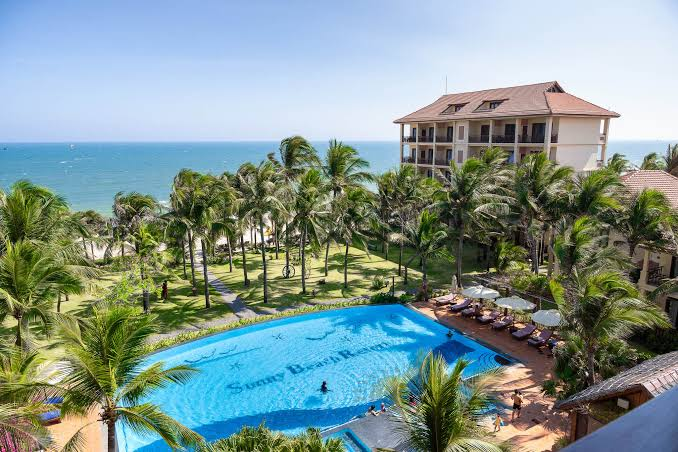
#> input picture assets/hotel_photos_raw/image2.jpg, 678 x 452 px; its folder holds 4 pictures in this run
$ python prepare_photos.py
#> lines starting #> are read from the running program, lines starting #| are printed output that depends on the picture
# -*- coding: utf-8 -*-
"""
Chuan hoa anh minh hoa khach san do NGUOI DUNG tu tai ve (khong tai ho, chi xu ly).

Cach dung:
    1) Dat cac file anh goc (bat ky kich thuoc/dinh dang jpg, jpeg, png, webp)
       vao thu muc assets/hotel_photos_raw/
    2) Chay:  python prepare_photos.py
    3) Script se:
         - Resize + nen lai tung anh (khong can anh dung kich thuoc san)
         - Doi ten gon: beach_01.jpg, beach_02.jpg, ...
         - Luu vao assets/hotel_photos/
         - Tu dong cap nhat cot Ten_file trong assets/hotel_photos/photos.xlsx
           (giu nguyen Nguon_anh / Ghi_chu ban da dien tu truoc, neu co)

YEU CAU ANH DAU VAO (de bam khi tu chuan bi):
    - Dinh dang : JPG, JPEG, PNG hoac WEBP
    - Kich thuoc : khong quan trong — script tu resize/crop vuong, khuyen nghi
                   canh ngan >= 500px de anh khong bi mo sau khi resize
    - Dung luong : moi anh nen duoi ~5MB truoc khi xu ly (de script chay nhanh)
    - So luong   : bao nhieu cung duoc, khong bat buoc dung 30 anh
"""
import os
import sys

RAW_DIR = os.path.join(os.path.dirname(os.path.abspath(__file__)), "assets", "hotel_photos_raw")
OUT_DIR = os.path.join(os.path.dirname(os.path.abspath(__file__)), "assets", "hotel_photos")
XLSX_PATH = os.path.join(OUT_DIR, "photos.xlsx")

TARGET_SIZE = 640          # anh vuong 640x640 — du net cho the nho, nhe cho web
JPEG_QUALITY = 82
VALID_EXT = (".jpg", ".jpeg", ".png", ".webp")


def log(m):
    print(m, flush=True)


def resize_and_crop_square(im, size):
    """Cat vuong chinh giua roi resize — dung ImageOps.fit de khong bi meo anh."""
    from PIL import ImageOps
    return ImageOps.fit(im, (size, size), method=3)  # 3 = Image.LANCZOS


def process_images():
    from PIL import Image

    if not os.path.isdir(RAW_DIR):
        os.makedirs(RAW_DIR, exist_ok=True)
        sys.exit(
            f"[LOI] Chua co thu muc {RAW_DIR}\n"
            f"      Da tu tao thu muc nay giup ban — hay bo anh goc vao do roi chay lai script."
        )

    files = sorted(
        f for f in os.listdir(RAW_DIR)
        if f.lower().endswith(VALID_EXT) and not f.startswith(".")
    )
    if not files:
        sys.exit(f"[LOI] Khong tim thay anh nao trong {RAW_DIR} (dinh dang: {VALID_EXT})")

    os.makedirs(OUT_DIR, exist_ok=True)
    saved_names = []
    for i, fname in enumerate(files, start=1):
        src_path = os.path.join(RAW_DIR, fname)
        try:
            im = Image.open(src_path).convert("RGB")
#> im is the input picture: PIL image 678x452 RGB; mean R, G, B 129.8, 150.2, 146.7
        except Exception as exc:
            log(f"[bo qua] {fname}: khong doc duoc anh ({exc})")
            continue

        im2 = resize_and_crop_square(im, TARGET_SIZE)
#> in resize_and_crop_square, `return ImageOps.fit(im, (size, size), method=3)`:
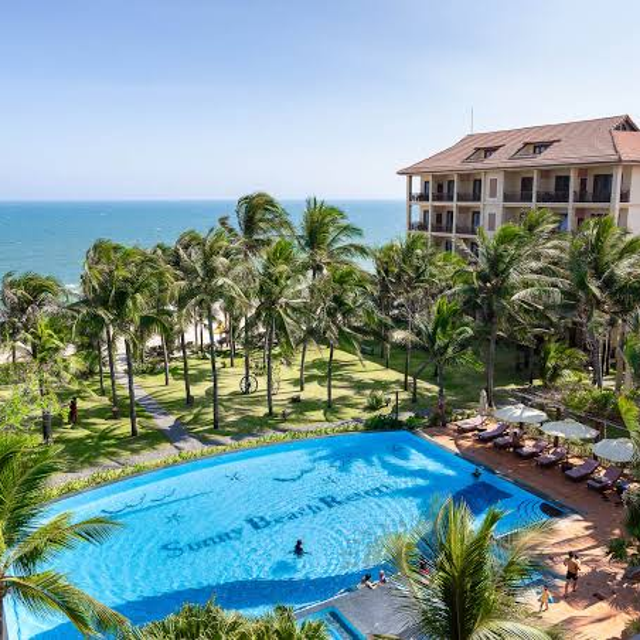
#> returned value: PIL image 640x640 RGB; mean R, G, B 126, 151.7, 151.5
        out_name = f"beach_{i:02d}.jpg"
        out_path = os.path.join(OUT_DIR, out_name)
        im2.save(out_path, "JPEG", quality=JPEG_QUALITY, optimize=True)
        size_kb = round(os.path.getsize(out_path) / 1024, 1)
        log(f"[anh] {fname}  ->  {out_name}  ({TARGET_SIZE}x{TARGET_SIZE}, {size_kb} KB)")
        saved_names.append(out_name)
#> pass 2 of the loop in process_images, `for i, fname in enumerate(files, start=1):`:
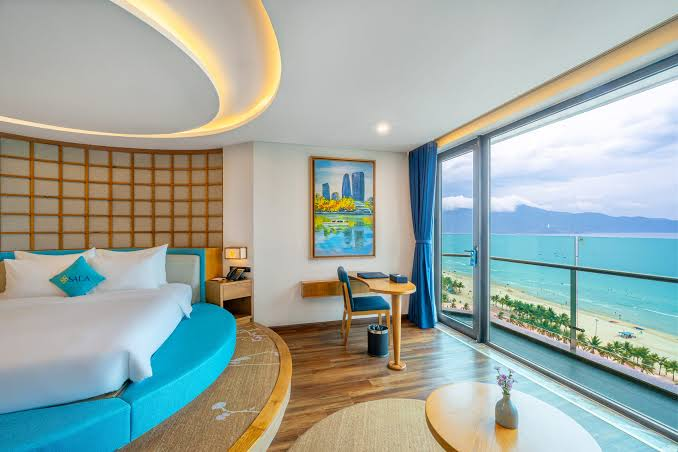
#> input picture assets/hotel_photos_raw/images.jpg, 678 x 452 px
#> in process_images, im is the input picture: PIL image 678x452 RGB; mean R, G, B 158.7, 170.1, 163.7
#> in resize_and_crop_square (call 2), `return ImageOps.fit(im, (size, size), method=3)`:
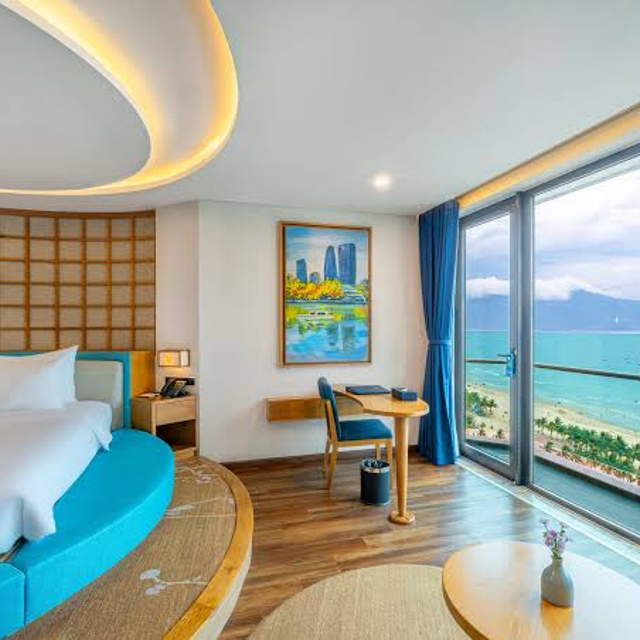
#> returned value: PIL image 640x640 RGB; mean R, G, B 161, 167.8, 157.7
#> pass 3 of the loop in process_images, `for i, fname in enumerate(files, start=1):`:
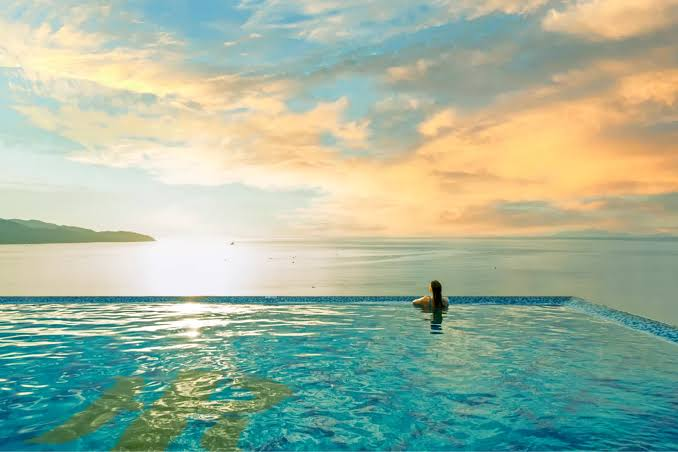
#> input picture assets/hotel_photos_raw/images1.jpg, 678 x 452 px
#> in process_images, im is the input picture: PIL image 678x452 RGB; mean R, G, B 160.7, 180.7, 158.6
#> in resize_and_crop_square (call 3), `return ImageOps.fit(im, (size, size), method=3)`:
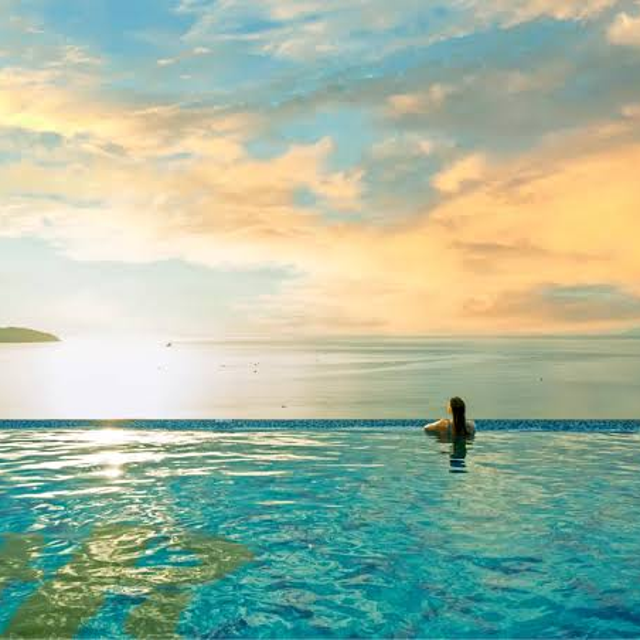
#> returned value: PIL image 640x640 RGB; mean R, G, B 162.8, 183.4, 161.6
#> the loop made 4 passes; the first 3 are shown

    return saved_names


def update_excel(saved_names):
    import openpyxl
    from openpyxl.styles import Font, PatternFill, Alignment, Border, Side
    from openpyxl.utils import get_column_letter

    FONT_NAME = "Arial"
    HEADER_ROW = 8

    # Doc lai Nguon_anh / Ghi_chu cu (theo ten file) neu file xlsx da co san, de khong mat du lieu ban da dien
    old_notes = {}
    if os.path.exists(XLSX_PATH):
        try:
            wb_old = openpyxl.load_workbook(XLSX_PATH, data_only=True)
            ws_old = wb_old["Anh_minh_hoa"]
            for row in ws_old.iter_rows(min_row=HEADER_ROW + 1, values_only=False):
                fname = row[1].value  # cot B = Ten_file
                if fname:
                    old_notes[str(fname).strip()] = {
                        "su_dung": row[2].value if row[2].value not in (None, "") else "TRUE",
                        "nguon": row[3].value or "",
                        "ghi_chu": row[4].value or "",
                    }
        except Exception as exc:
            log(f"[canh bao] khong doc duoc photos.xlsx cu, se tao moi ({exc})")

    wb = openpyxl.Workbook()
    ws = wb.active
    ws.title = "Anh_minh_hoa"

    header_font = Font(name=FONT_NAME, bold=True, color="FFFFFF", size=11)
    header_fill = PatternFill("solid", fgColor="0E7C86")
    edit_fill = PatternFill("solid", fgColor="FFF6D9")
    thin = Side(style="thin", color="D9D9D9")
    border = Border(left=thin, right=thin, top=thin, bottom=thin)
    wrap = Alignment(wrap_text=True, vertical="top")

    ws["A1"] = "HƯỚNG DẪN — Danh sách ảnh minh hoạ khách sạn"
    ws["A1"].font = Font(name=FONT_NAME, bold=True, size=13, color="073B4C")
    ws.merge_cells("A1:E1")

    legend_lines = [
        "Danh sach nay duoc prepare_photos.py tu dong cap nhat cot Ten_file moi lan chay.",
        "Ban chi can dien 2 cot mau vang: Nguon_anh (de trich dan) va Ghi_chu (neu muon).",
        "Cot Su_dung: TRUE = dung anh nay, FALSE = tam an anh (khong can xoa file).",
    ]
    for i, line in enumerate(legend_lines, start=2):
        ws.cell(row=i, column=1, value=line)
        ws.cell(row=i, column=1).font = Font(name=FONT_NAME, italic=True, size=10, color="444444")
        ws.merge_cells(start_row=i, start_column=1, end_row=i, end_column=5)

    headers = ["STT", "Ten_file (tên file ảnh)", "Su_dung (TRUE/FALSE)", "Nguon_anh (để trích dẫn)", "Ghi_chu"]
    widths = [7, 30, 20, 32, 30]
    for col, (h, w) in enumerate(zip(headers, widths), start=1):
        c = ws.cell(row=HEADER_ROW, column=col, value=h)
        c.font = header_font
        c.fill = header_fill
        c.alignment = Alignment(horizontal="center", vertical="center", wrap_text=True)
        c.border = border
        ws.column_dimensions[get_column_letter(col)].width = w

    for i, fname in enumerate(saved_names, start=1):
        r = HEADER_ROW + i
        prev = old_notes.get(fname, {})
        vals = [i, fname, prev.get("su_dung", "TRUE"), prev.get("nguon", ""), prev.get("ghi_chu", "")]
        for col, val in enumerate(vals, start=1):
            c = ws.cell(row=r, column=col, value=val)
            c.border = border
            c.font = Font(name=FONT_NAME, size=10)
            if col in (2, 4, 5):
                c.fill = edit_fill
                c.alignment = wrap
            elif col == 3:
                c.fill = edit_fill
                c.alignment = Alignment(horizontal="center")
            else:
                c.alignment = Alignment(horizontal="center")

    ws.freeze_panes = f"A{HEADER_ROW + 1}"
    ws.row_dimensions[1].height = 22
    wb.save(XLSX_PATH)
    log(f"[excel] da cap nhat {XLSX_PATH} ({len(saved_names)} anh)")


if __name__ == "__main__":
    names = process_images()
    update_excel(names)
    log(f"\nHoan tat {len(names)} anh. Mo assets/hotel_photos/photos.xlsx de dien Nguon_anh/Ghi_chu neu muon.")
    log("Chay lai: streamlit run app.py")
